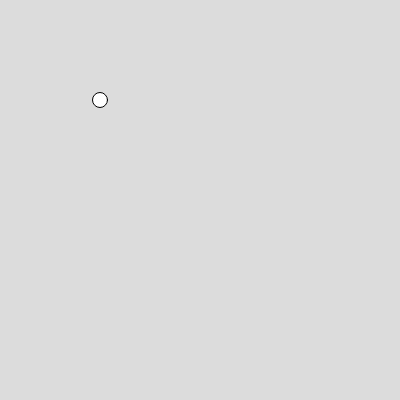
Frame 1 (no input)
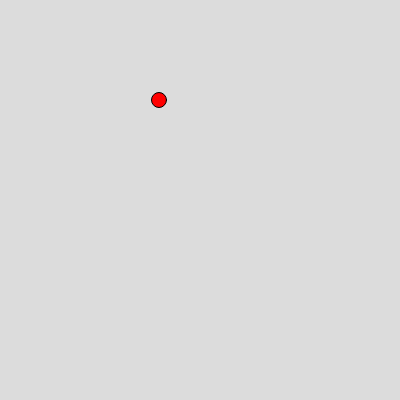
Frame 60 (no input)
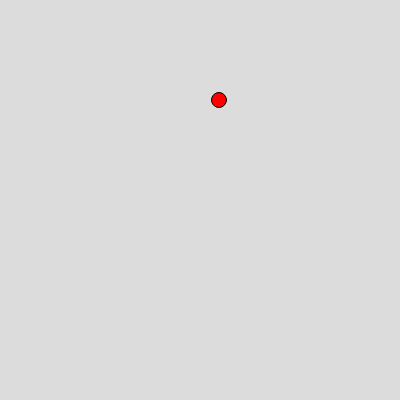
Frame 120 (the mouse pressed at the canvas centre since frame 60)

The p5.js sketch that drew these frames (run headless with seeded random() and noise() and a simulated clock; from frame 60 on, the mouse is pressed at the canvas centre):

// p5.js sketch
// ── sketch.js
function setup() {
  createCanvas(400, 400);
}

function draw() {
  background(220);
  circle(ball.x,ball.y,ball.radius)
  fill (ball.color[0])
  ball.xspeed=1
  ball.x=ball.x+ball.xspeed
}
var ball={
  x:100,
  y:100,
  radius:15,
  xspeed:0,
  yspeed:0,
  color:["red","blue","green"]

}
